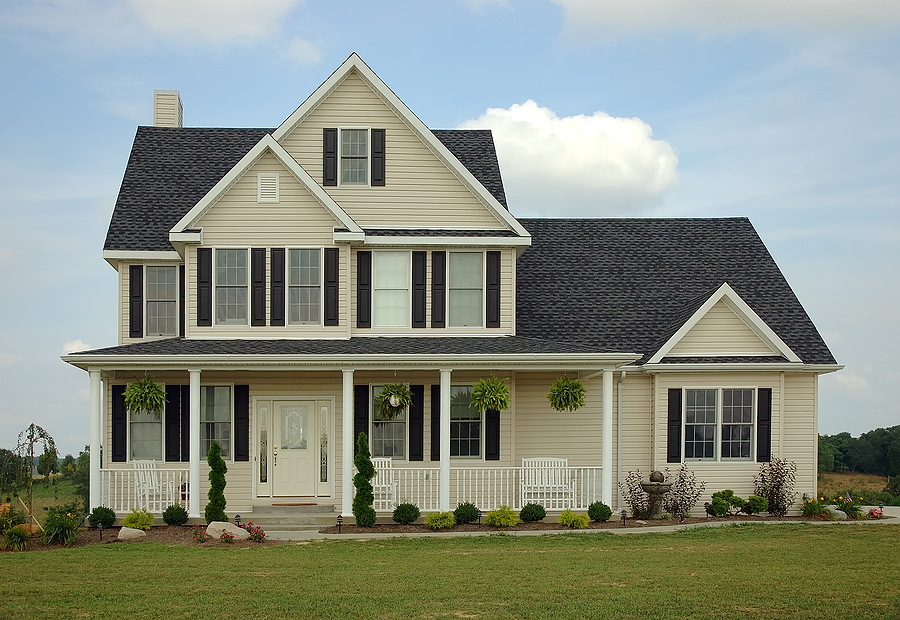
#> input picture data/images/casa.jpg, 900 x 620 px, found by its file name
$ python cap03-18-canny-skimage.py
#> lines starting #> are read from the running program, lines starting #| are printed output that depends on the picture; after the words box and inside, x2 and y2 are one past the last pixel; in counts of white or black regions, pixels touching at a corner belong together
# Canny Edge Detection

# Imports
from skimage import io
from skimage import feature
from skimage import color

# Imagem
img = io.imread("images/casa.jpg")
#> img is the input picture: shape (620, 900, 3); mean R, G, B 136.6, 143.8, 131.8

# Converte escala de cinza
img = color.rgb2gray(img)
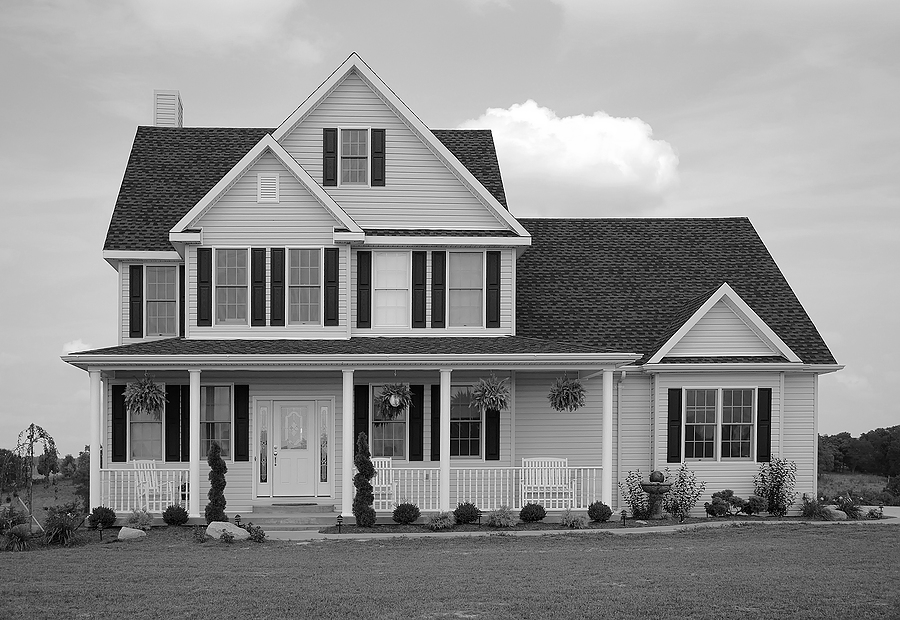
#> img: shape (620, 900) float64; min 0, max 1, mean 0.555

# Canny
edge = feature.canny(img,3)
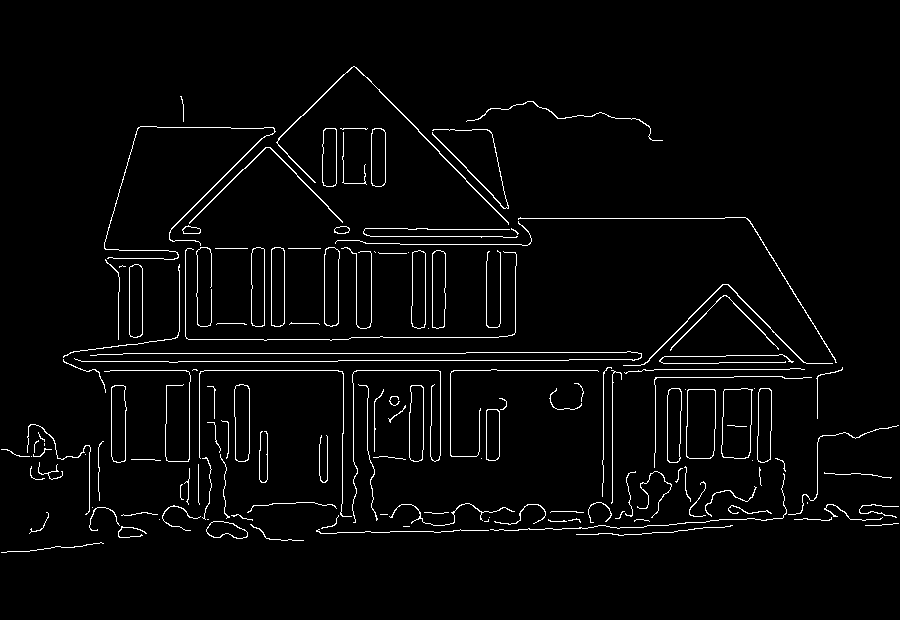
#> edge: shape (620, 900) bool; 3% white in thin lines or dots, all inside (x1, y1, x2, y2) = (1, 66, 899, 553)

# Print
io.imshow(edge)
io.show()

$ run again, with data/images/beija-flor.jpg copied over data/images/casa.jpg
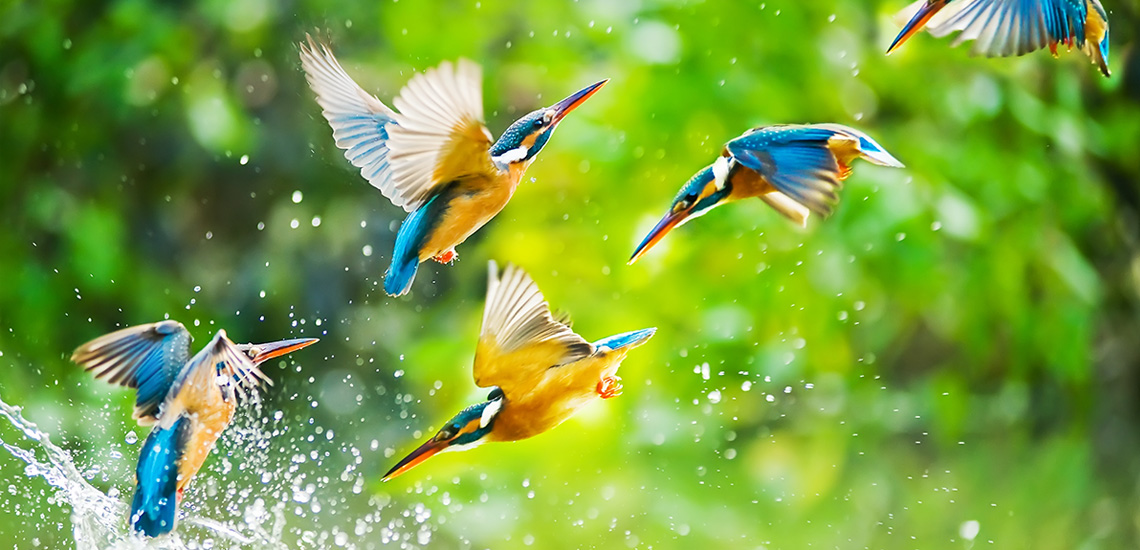
#> input picture data/images/beija-flor.jpg, 1140 x 550 px, found by its file name
#> img is the input picture: shape (550, 1140, 3); mean R, G, B 121.7, 160.7, 65.3
#> `img = color.rgb2gray(img)`:
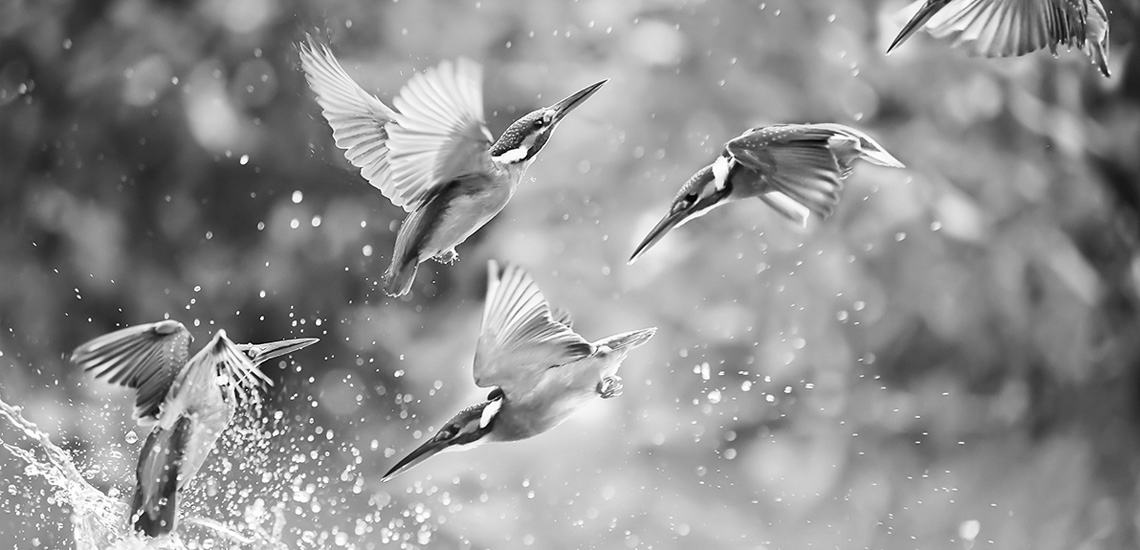
#> img: shape (550, 1140) float64; min 0.000565, max 1, mean 0.571
#> `edge = feature.canny(img,3)`:
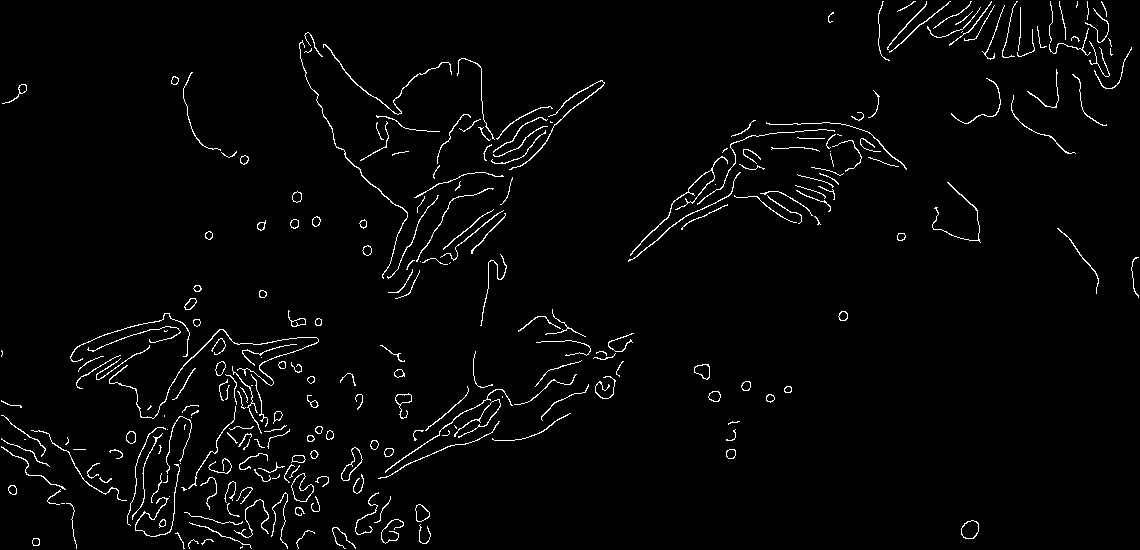
#> edge: shape (550, 1140) bool; 2.4% white in thin lines or dots
